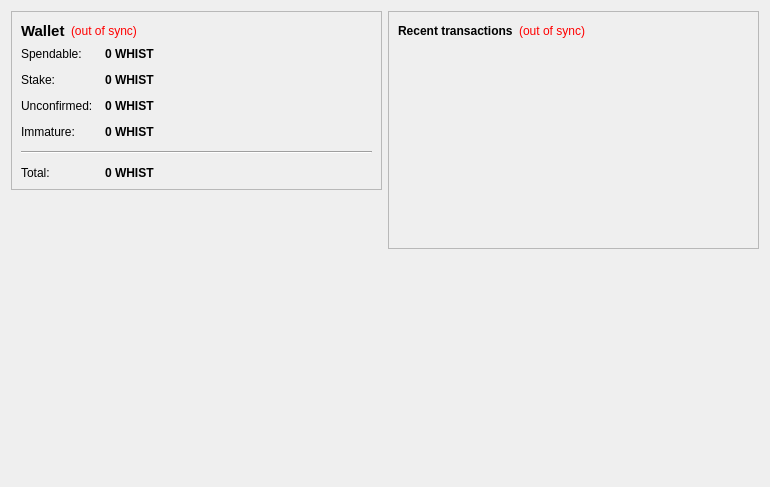
<?xml version="1.0" encoding="UTF-8"?>
<ui version="4.0">
 <class>OverviewPage</class>
 <widget class="QWidget" name="OverviewPage">
  <property name="geometry">
   <rect>
    <x>0</x>
    <y>0</y>
    <width>770</width>
    <height>487</height>
   </rect>
  </property>
  <property name="windowTitle">
   <string>Form</string>
  </property>
  <layout class="QHBoxLayout" name="horizontalLayout" stretch="1,1">
   <item>
    <layout class="QVBoxLayout" name="verticalLayout_2">
     <item>
      <widget class="QFrame" name="frame">
       <property name="frameShape">
        <enum>QFrame::StyledPanel</enum>
       </property>
       <property name="frameShadow">
        <enum>QFrame::Raised</enum>
       </property>
       <layout class="QVBoxLayout" name="verticalLayout_4">
        <item>
         <layout class="QHBoxLayout" name="horizontalLayout_4">
          <item>
           <widget class="QLabel" name="label_5">
            <property name="font">
             <font>
              <pointsize>11</pointsize>
              <weight>75</weight>
              <bold>true</bold>
             </font>
            </property>
            <property name="text">
             <string>Wallet</string>
            </property>
           </widget>
          </item>
          <item>
           <widget class="QLabel" name="labelWalletStatus">
            <property name="toolTip">
             <string>The displayed information may be out of date. Your wallet automatically synchronizes with the Whistle network after a connection is established, but this process has not completed yet.</string>
            </property>
            <property name="styleSheet">
             <string notr="true">QLabel { color: red; }</string>
            </property>
            <property name="text">
             <string notr="true">(out of sync)</string>
            </property>
            <property name="alignment">
             <set>Qt::AlignLeading|Qt::AlignLeft|Qt::AlignVCenter</set>
            </property>
           </widget>
          </item>
          <item>
           <spacer name="horizontalSpacer_2">
            <property name="orientation">
             <enum>Qt::Horizontal</enum>
            </property>
            <property name="sizeHint" stdset="0">
             <size>
              <width>40</width>
              <height>20</height>
             </size>
            </property>
           </spacer>
          </item>
         </layout>
        </item>
        <item>
         <layout class="QFormLayout" name="formLayout_2">
          <property name="fieldGrowthPolicy">
           <enum>QFormLayout::AllNonFixedFieldsGrow</enum>
          </property>
          <property name="horizontalSpacing">
           <number>12</number>
          </property>
          <property name="verticalSpacing">
           <number>12</number>
          </property>
          <item row="0" column="0">
           <widget class="QLabel" name="label">
            <property name="text">
             <string>Spendable:</string>
            </property>
           </widget>
          </item>
          <item row="0" column="1">
           <widget class="QLabel" name="labelBalance">
            <property name="font">
             <font>
              <weight>75</weight>
              <bold>true</bold>
             </font>
            </property>
            <property name="cursor">
             <cursorShape>IBeamCursor</cursorShape>
            </property>
            <property name="toolTip">
             <string>Your current spendable balance</string>
            </property>
            <property name="text">
             <string notr="true">0 WHIST</string>
            </property>
            <property name="textInteractionFlags">
             <set>Qt::LinksAccessibleByMouse|Qt::TextSelectableByKeyboard|Qt::TextSelectableByMouse</set>
            </property>
           </widget>
          </item>
          <item row="1" column="0">
           <widget class="QLabel" name="label_6">
            <property name="text">
             <string>Stake:</string>
            </property>
           </widget>
          </item>
          <item row="1" column="1">
           <widget class="QLabel" name="labelStake">
            <property name="font">
             <font>
              <weight>75</weight>
              <bold>true</bold>
             </font>
            </property>
            <property name="cursor">
             <cursorShape>IBeamCursor</cursorShape>
            </property>
            <property name="toolTip">
             <string>Total of coins that was staked, and do not yet count toward the current balance</string>
            </property>
            <property name="text">
             <string notr="true">0 WHIST</string>
            </property>
            <property name="textInteractionFlags">
             <set>Qt::LinksAccessibleByMouse|Qt::TextSelectableByKeyboard|Qt::TextSelectableByMouse</set>
            </property>
           </widget>
          </item>
          <item row="2" column="0">
           <widget class="QLabel" name="label_3">
            <property name="text">
             <string>Unconfirmed:</string>
            </property>
           </widget>
          </item>
          <item row="2" column="1">
           <widget class="QLabel" name="labelUnconfirmed">
            <property name="font">
             <font>
              <weight>75</weight>
              <bold>true</bold>
             </font>
            </property>
            <property name="cursor">
             <cursorShape>IBeamCursor</cursorShape>
            </property>
            <property name="toolTip">
             <string>Total of transactions that have yet to be confirmed, and do not yet count toward the current balance</string>
            </property>
            <property name="text">
             <string notr="true">0 WHIST</string>
            </property>
            <property name="textInteractionFlags">
             <set>Qt::LinksAccessibleByMouse|Qt::TextSelectableByKeyboard|Qt::TextSelectableByMouse</set>
            </property>
           </widget>
          </item>
          <item row="3" column="0">
           <widget class="QLabel" name="labelImmatureText">
            <property name="text">
             <string>Immature:</string>
            </property>
           </widget>
          </item>
          <item row="3" column="1">
           <widget class="QLabel" name="labelImmature">
            <property name="font">
             <font>
              <weight>75</weight>
              <bold>true</bold>
             </font>
            </property>
            <property name="toolTip">
             <string>Mined balance that has not yet matured</string>
            </property>
            <property name="text">
             <string notr="true">0 WHIST</string>
            </property>
            <property name="textInteractionFlags">
             <set>Qt::LinksAccessibleByMouse|Qt::TextSelectableByKeyboard|Qt::TextSelectableByMouse</set>
            </property>
           </widget>
          </item>
          <item row="4" column="0" colspan="2">
           <widget class="Line" name="line">
            <property name="orientation">
             <enum>Qt::Horizontal</enum>
            </property>
           </widget>
          </item>
          <item row="5" column="0">
           <widget class="QLabel" name="labelTotalText">
            <property name="text">
             <string>Total:</string>
            </property>
           </widget>
          </item>
          <item row="5" column="1">
           <widget class="QLabel" name="labelTotal">
            <property name="font">
             <font>
              <weight>75</weight>
              <bold>true</bold>
             </font>
            </property>
            <property name="cursor">
             <cursorShape>IBeamCursor</cursorShape>
            </property>
            <property name="toolTip">
             <string>Your current total balance</string>
            </property>
            <property name="text">
             <string notr="true">0 WHIST</string>
            </property>
            <property name="textInteractionFlags">
             <set>Qt::LinksAccessibleByMouse|Qt::TextSelectableByKeyboard|Qt::TextSelectableByMouse</set>
            </property>
           </widget>
          </item>
         </layout>
        </item>
       </layout>
      </widget>
     </item>
     <item>
      <spacer name="verticalSpacer">
       <property name="orientation">
        <enum>Qt::Vertical</enum>
       </property>
       <property name="sizeHint" stdset="0">
        <size>
         <width>20</width>
         <height>40</height>
        </size>
       </property>
      </spacer>
     </item>
     <item>
      <widget class="QLabel" name="labelstat">
       <property name="styleSheet">
        <string notr="true"/>
       </property>
       <property name="text">
        <string/>
       </property>
       <property name="pixmap">
        <pixmap resource="../bitcoin.qrc">:/images/about</pixmap>
       </property>
      </widget>
     </item>
    </layout>
   </item>
   <item>
    <layout class="QVBoxLayout" name="verticalLayout_3">
     <item>
      <widget class="QFrame" name="frame_2">
       <property name="frameShape">
        <enum>QFrame::StyledPanel</enum>
       </property>
       <property name="frameShadow">
        <enum>QFrame::Raised</enum>
       </property>
       <layout class="QVBoxLayout" name="verticalLayout">
        <item>
         <layout class="QHBoxLayout" name="horizontalLayout_2">
          <item>
           <widget class="QLabel" name="label_4">
            <property name="text">
             <string>&lt;b&gt;Recent transactions&lt;/b&gt;</string>
            </property>
           </widget>
          </item>
          <item>
           <widget class="QLabel" name="labelTransactionsStatus">
            <property name="toolTip">
             <string>The displayed information may be out of date. Your wallet automatically synchronizes with the Whistle network after a connection is established, but this process has not completed yet.</string>
            </property>
            <property name="styleSheet">
             <string notr="true">QLabel { color: red; }</string>
            </property>
            <property name="text">
             <string notr="true">(out of sync)</string>
            </property>
            <property name="alignment">
             <set>Qt::AlignRight|Qt::AlignTrailing|Qt::AlignVCenter</set>
            </property>
           </widget>
          </item>
          <item>
           <spacer name="horizontalSpacer">
            <property name="orientation">
             <enum>Qt::Horizontal</enum>
            </property>
            <property name="sizeHint" stdset="0">
             <size>
              <width>40</width>
              <height>20</height>
             </size>
            </property>
           </spacer>
          </item>
         </layout>
        </item>
        <item>
         <widget class="QListView" name="listTransactions">
          <property name="styleSheet">
           <string notr="true">QListView { background: transparent; }</string>
          </property>
          <property name="frameShape">
           <enum>QFrame::NoFrame</enum>
          </property>
          <property name="verticalScrollBarPolicy">
           <enum>Qt::ScrollBarAlwaysOff</enum>
          </property>
          <property name="horizontalScrollBarPolicy">
           <enum>Qt::ScrollBarAlwaysOff</enum>
          </property>
          <property name="selectionMode">
           <enum>QAbstractItemView::NoSelection</enum>
          </property>
         </widget>
        </item>
       </layout>
      </widget>
     </item>
     <item>
      <spacer name="verticalSpacer_2">
       <property name="orientation">
        <enum>Qt::Vertical</enum>
       </property>
       <property name="sizeHint" stdset="0">
        <size>
         <width>20</width>
         <height>40</height>
        </size>
       </property>
      </spacer>
     </item>
    </layout>
   </item>
  </layout>
 </widget>
 <resources>
  <include location="../bitcoin.qrc"/>
 </resources>
 <connections/>
</ui>
